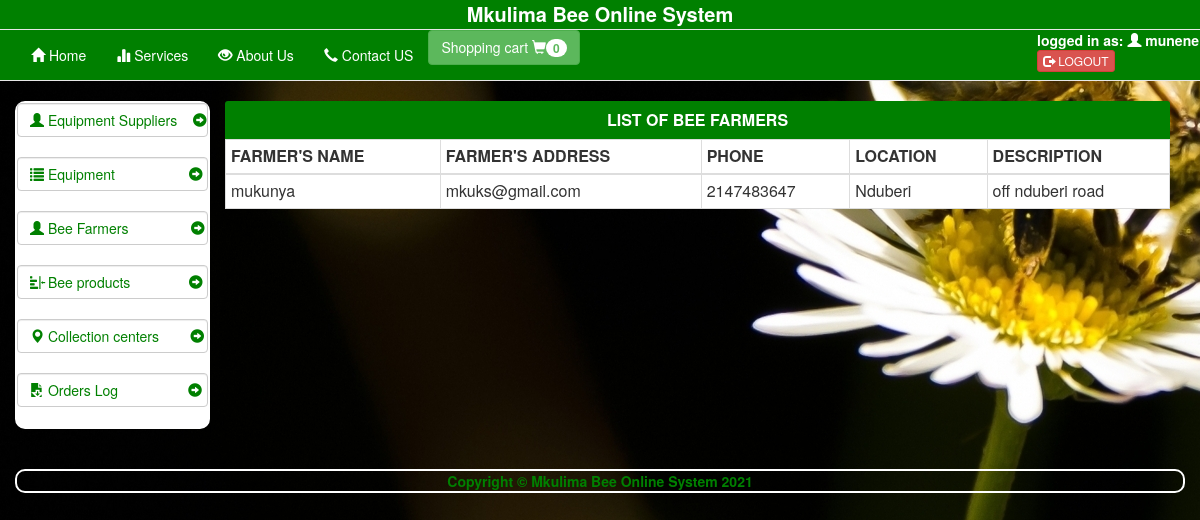
Page /farmers.php (signed in) on the committed database.
### tables this page shows
CREATE TABLE IF NOT EXISTS `farmer` (
  `farmer_id` int(20) NOT NULL,
  `farmer_name` varchar(20) NOT NULL,
  `email` varchar(20) NOT NULL,
  `phone` varchar(20) NOT NULL,
  `location` varchar(20) NOT NULL,
  `description` varchar(200) NOT NULL
);

### farmers.php (the view, shortened to what this page needs)
 <body style="background: url(img/index.jpg) no-repeat center center fixed">
 <?php include("mainheader.php");?>
 <div class="container">
<div class="row">
 <?php include("servicesidebar.php");?>
 <div class="col-xs-10 table-responsive">
  <div class = "panel-heading" style="background-color:green;">
		<font color=white><center><h3 class ="panel-title"><b>LIST OF BEE FARMERS</b></center></h3></font>
		</div>
 <table class="table table-stripped table-hover table-bordered table-condensed" style="background-color:white;">
	<thead>
		<tr>
			<th>FARMER'S NAME</th>
			<th>FARMER'S ADDRESS</th>
			<th>PHONE</th>
			<th>LOCATION</th>
			<th>DESCRIPTION</th>
		</tr>
	</thead>
	<tbody>
		<?php
			$results = mysql_query("SELECT * FROM `farmer`") or die (mysql_error());
			while($project = mysql_fetch_array($results)){
				echo "
				<tr>
					<td>".$project['farmer_name']."</td>
					<td>".$project['email']."</td>
					<td>".$project['phone']."</td>
					<td>".$project['location']."</td>
					<td>".$project['description']."</td>
				</tr>
				";
			}
		?>
	</tbody>
 </table>
 </div>
</div>
<BR />
<br />
<?php include("mainfooter.php");?>
</div>
</body>

### rows in the picture
farmer: farmer_name "mukunya", email "mkuks@gmail.com", phone "2147483647", location "Nduberi", description "off nduberi road"

### other values in the picture
$totalqty "0"
$_SESSION['loguser'] "munene"
